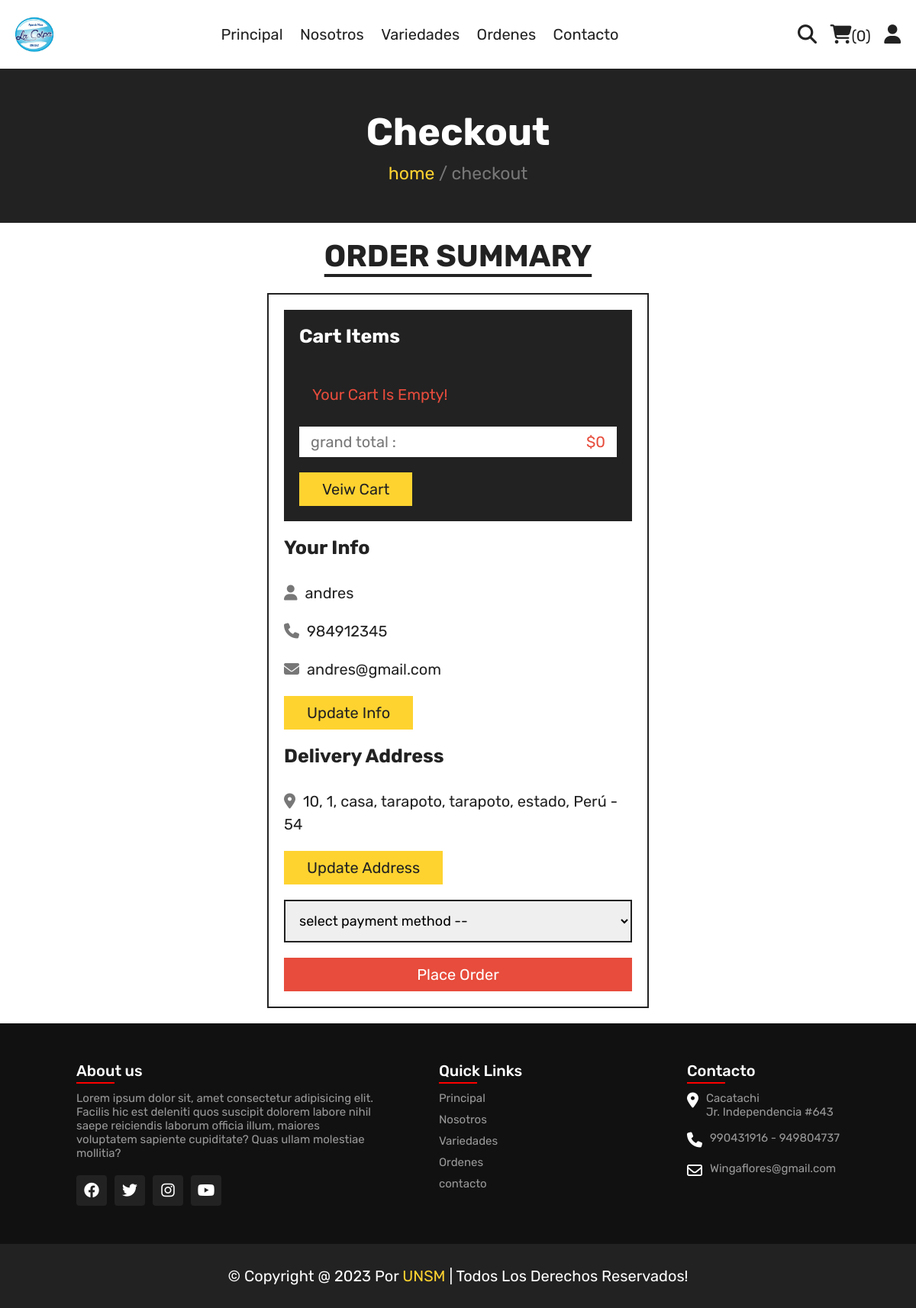
The app's page /checkout.php (signed in) with its own data.
### tables this page shows
CREATE TABLE `users` (
  `id` int(100) NOT NULL,
  `name` varchar(20) NOT NULL,
  `email` varchar(50) NOT NULL,
  `number` varchar(10) NOT NULL,
  `password` varchar(50) NOT NULL,
  `address` varchar(500) NOT NULL
);

### checkout.php (the view, shortened to what this page needs)
<?php
include 'components/connect.php';
if(isset($_SESSION['user_id'])){
   $user_id = $_SESSION['user_id'];
}else{
   $user_id = '';
   header('location:home.php');
};
?>
<!DOCTYPE html>
<html lang="en">
<head>
   <link rel="stylesheet" href="https://cdnjs.cloudflare.com/ajax/libs/font-awesome/6.1.1/css/all.min.css">
   <link rel="stylesheet" href="css/style.css">
</head>
<body>
<?php include 'components/user_header.php'; ?>
<div class="heading">
   <h3>checkout</h3>
   <p><a href="home.php">home</a> <span> / checkout</span></p>
</div>
<section class="checkout">
   <h1 class="title">order summary</h1>
<form action="" method="post">
   <div class="cart-items">
      <h3>cart items</h3>
      <?php
         $grand_total = 0;
         $cart_items[] = '';
         $select_cart = $conn->prepare("SELECT * FROM `cart` WHERE user_id = ?");
         $select_cart->execute([$user_id]);
         if($select_cart->rowCount() > 0){
            while($fetch_cart = $select_cart->fetch(PDO::FETCH_ASSOC)){
               $cart_items[] = $fetch_cart['name'].' ('.$fetch_cart['price'].' x '. $fetch_cart['quantity'].') - ';
               $total_products = implode($cart_items);
               $grand_total += ($fetch_cart['price'] * $fetch_cart['quantity']);
      ?>
      <p><span class="name"><?= $fetch_cart['name']; ?></span><span class="price">$<?= $fetch_cart['price']; ?> x <?= $fetch_cart['quantity']; ?></span></p>
      <?php
            }
         }else{
            echo '<p class="empty">your cart is empty!</p>';
         }
      ?>
      <p class="grand-total"><span class="name">grand total :</span><span class="price">$<?= $grand_total; ?></span></p>
      <a href="cart.php" class="btn">veiw cart</a>
   </div>
   <div class="user-info">
      <h3>your info</h3>
      <p><i class="fas fa-user"></i><span><?= $fetch_profile['name'] ?></span></p>
      <p><i class="fas fa-phone"></i><span><?= $fetch_profile['number'] ?></span></p>
      <p><i class="fas fa-envelope"></i><span><?= $fetch_profile['email'] ?></span></p>
      <a href="update_profile.php" class="btn">update info</a>
      <h3>delivery address</h3>
      <p><i class="fas fa-map-marker-alt"></i><span><?php if($fetch_profile['address'] == ''){echo 'please enter your address';}else{echo $fetch_profile['address'];} ?></span></p>
      <a href="update_address.php" class="btn">update address</a>
      <select name="method" class="box" required>
         <option value="" disabled selected>select payment method --</option>
      </select>
      <input type="submit" value="place order" class="btn <?php if($fetch_profile['address'] == ''){echo 'disabled';} ?>" style="width:100%; background:var(--red); color:var(--white);" name="submit">
   </div>
</form>
</section>
<?php include 'components/footer.php'; ?>
</body>
</html>

### css/style.css (style rules this page uses)
:root { --yellow:#fed330; --red:#e74c3c; --white:#fff; --black:#222; --light-color:#777; --border:.2rem solid var(--black); }
* { font-family: 'Rubik', sans-serif; margin:0; padding:0; box-sizing: border-box; outline: none; border: none; text-decoration: none; }
html { font-size: 62.5%; overflow-x: hidden; scroll-behavior: smooth; stop-opacity: 7rem; }
section { margin:0 auto; max-width: 1200px; padding:2rem; }
.title { text-align: center; margin-bottom: 2.5rem; font-size: 4rem; color:var(--black); text-transform: uppercase; text-decoration: underline; text-underline-offset: 1rem; }
.heading { display: flex; align-items: center; justify-content: center; gap:1rem; flex-flow: column; background-color: var(--black); min-height: 20rem; }
.heading h3 { font-size: 5rem; color:var(--white); text-transform: capitalize; }
.heading p { font-size: 2.3rem; color:var(--light-color); }
.heading p a { color:var(--yellow); }
.btn, .delete-btn { margin-top: 1rem; display: inline-block; font-size: 2rem; padding:1rem 3rem; cursor: pointer; text-transform: capitalize; transition: .2s linear; }
.btn { background-color: var(--yellow); color:var(--black); }
.empty { border:var(--border); padding:1.5rem; text-align: center; width: 100%; font-size: 2rem; text-transform: capitalize; color:var(--red); }
.checkout form { max-width: 50rem; margin:0 auto; border:var(--border); padding:2rem; }
.checkout form h3 { font-size: 2.5rem; text-transform: capitalize; padding: 2rem 0; color:var(--black); }
.checkout form .cart-items { background-color: var(--black); padding:2rem; padding-top: 0; }
.checkout form .cart-items h3 { color:var(--white); }
.checkout form .cart-items p { display: flex; align-items: center; gap:1.5rem; justify-content: space-between; margin:1rem 0; line-height: 1.5; font-size: 2rem; }
.checkout form .cart-items p .name { color:var(--light-color); }
.checkout form .cart-items p .price { color:var(--yellow); }
.checkout form .cart-items .grand-total { background-color: var(--white); padding:.5rem 1.5rem; }
.checkout form .cart-items .grand-total .price { color:var(--red); }
.checkout form .user-info p { font-size: 2rem; line-height: 1.5; padding:1rem 0; }
.checkout form .user-info p i { color:var(--light-color); margin-right: 1rem; }
.checkout form .user-info p span { color:var(--black); }
.checkout form .user-info .box { width: 100%; border:var(--border); padding:1.4rem; margin-top: 2rem; margin-bottom: 1rem; font-size: 1.8rem; }

### records on screen
users: name "andres", number "984912345", email "andres@gmail.com", address "10, 1, casa, tarapoto, tarapoto, estado, Perú - 54", submit "place order"

### other values on screen
$total_cart_items "0"
$grand_total "0"
